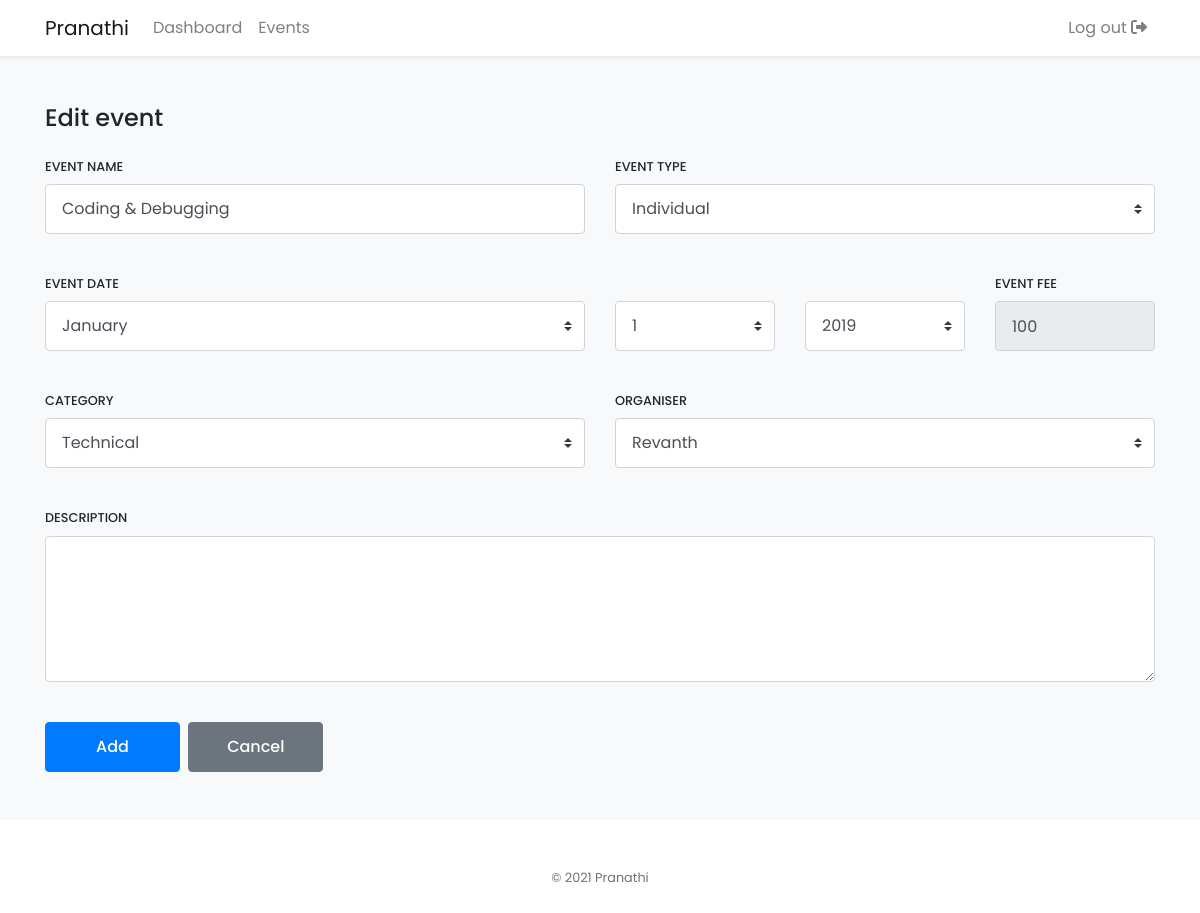
/edit_event.php?id=313813 (signed in), run on the app's committed database.
### tables this page shows
CREATE TABLE `events` (
  `event_id` int(11) NOT NULL,
  `event_name` varchar(255) NOT NULL,
  `event_type` varchar(255) NOT NULL,
  `category_id` int(11) NOT NULL,
  `event_date` date NOT NULL,
  `event_fee` int(11) NOT NULL,
  `event_desc` text NOT NULL,
  `organiser_id` int(11) NOT NULL
);

CREATE TABLE `categories` (
  `category_id` int(11) NOT NULL,
  `category_name` varchar(255) NOT NULL
);

CREATE TABLE `organisers` (
  `organiser_id` int(11) NOT NULL,
  `organiser_name` varchar(255) NOT NULL,
  `organiser_phone` varchar(10) NOT NULL
);

### edit_event.php (the view, shortened to what this page needs)
<?php
include_once 'includes/db_connect.php';
if (isset($_GET['id'])) {
    $event_id = $_GET['id'];
    $result = $db->query("SELECT * FROM events WHERE event_id = '$event_id'");
    if ($result) {
        if ($row = $result->fetch_assoc()) {
?>
<!DOCTYPE html>
<html lang="en">
<head>
    <?php include 'includes/_links.php'; ?>
</head>
<body>
    <?php include 'includes/_navbar.php'; ?>
    <main>
        <div class="bg-light py-5">
            <div class="container" style="position: relative;">
                <form action="<?php echo $_SERVER['PHP_SELF']; ?>" method="post" novalidate>
                    <div class="mb-4">
                        <h2 class="h4">Edit event</h1>
                    </div>
                    <div class="row mb-4">
                        <div class="col-md-6">
                            <div class="form-group">
                                <label for="event_name" class="form-label">Event name</label>
                                <input type="text" name="event_name" id="event_name" class="form-control"
                                    value="<?php echo $row['event_name']; ?>">
                            </div>
                        </div>
                        <div class="col-md-6">
                            <div class="form-group">
                                <label for="event_type" class="form-label">Event type</label>
                                <select name="event_type" id="event_type" class="form-control custom-select">
                                    <option value="Individual">Individual</option>
                                </select>
                            </div>
                        </div>
                    </div>
                    <div class="row mb-4">
                        <div class="col-md-6">
                            <div class="form-group">
                                <label for="event_month" class="form-label">Event date</label>
                                <select name="event_month" id="event_month" class="form-control custom-select">
                                    <option value="01">January</option>
                                </select>
                            </div>
                        </div>
                        <div class="col-md-2 col-6">
                            <div class="form-group">
                                <label for="event_date" class="form-label">&nbsp;</label>
                                <select name="event_date" id="event_date" class="form-control custom-select">
                                    <option value="01">1</option>
                                </select>
                            </div>
                        </div>
                        <div class="col-md-2 col-6">
                            <div class="form-group">
                                <label for="event_year" class="form-label">&nbsp;</label>
                                <select name="event_year" id="event_year" class="form-control custom-select">
                                    <option value="2019" <?php ?>>2019</option>
                                </select>
                            </div>
                        </div>
                        <div class="col-md-2">
                            <div class="form-group">
                                <label for="event_fee" class="form-label">Event fee</label>
                                <?php
                                $participants = $db->query("SELECT * FROM registrations WHERE event_id = '$event_id'");
                                ?>
                                <input type="number" name="event_fee" id="event_fee" class="form-control" min="1"
                                    value="<?php echo $row['event_fee']; ?>"
                                    <?php echo $participants->num_rows > 0 ? 'disabled' : ''; ?>>
                            </div>
                        </div>
                    </div>
                    <div class="row mb-4">
                        <div class="col-md-6">
                            <div class="form-group">
                                <label for="category_id" class="form-label">Category</label>
                                <select name="category_id" id="category_id" class="form-control custom-select">
                                    <?php
                                    $categories = $db->query("SELECT * FROM categories ORDER BY category_name");
                                    if ($categories) {
                                        while ($category_row = $categories->fetch_assoc()) { ?>
                                    <option value="<?php echo $category_row['category_id']; ?>"
                                        <?php echo $category_row['category_id'] == $row['category_id'] ? 'selected' : ''; ?>>
                                        <?php echo $category_row['category_name']; ?>
                                    </option>
                                    <?php }
                                    }
                                    ?>
                                </select>
                            </div>
                        </div>
                        <div class="col-md-6">
                            <div class="form-group">
                                <label for="organiser_id" class="form-label">Organiser</label>
                                <select name="organiser_id" id="organiser_id" class="form-control custom-select">
                                    <?php
                                    $organisers = $db->query("SELECT * FROM organisers ORDER BY organiser_name");
                                    if ($organisers) {
                                        while ($organiser_row = $organisers->fetch_assoc()) { ?>
                                    <option value="<?php echo $organiser_row['organiser_id']; ?>"
                                        <?php echo $organiser_row['organiser_id'] == $row['organiser_id'] ? 'selected' : ''; ?>>
                                        <?php echo $organiser_row['organiser_name']; ?>
                                    </option>
                                    <?php }
                                    }
                                    ?>
                                </select>
                            </div>
                        </div>
                    </div>
                    <div class="row mb-4">
                        <div class="col-12">
                            <div class="form-group">
                                <label for="event_desc" class="form-label">Description</label>
                                <textarea name="event_desc" id="event_desc" rows="5"
                                    class="form-control"><?php echo $row->event_desc; ?></textarea>
                            </div>
                        </div>
                    </div>
                    <button type="submit" class="btn btn-primary btn-sm-wide transition-3d-hover mr-1">Add</button>
                    <a href="events.php" class="btn btn-secondary btn-sm-wide transition-3d-hover">Cancel</a>
                </form>
            </div>
        </div>
    </main>
    <?php include 'includes/_scripts.php'; ?>
</body>
</html>
<?php
        } else {
            header('Location: events.php?err=' . urlencode('No such event found.'));
        }
    } else {
        header('Location: events.php?err=' . urlencode('Something went wrong.'));
    }
} else {
    header('Location: events.php');
}
?>

### css/style.css (style rules this page uses)
body { font-family: 'Poppins', sans-serif; min-height: 100vh; display: flex; flex-direction: column; }
main { flex: 1 0 auto; }
a { text-decoration: none !important; }
.form-control { height: calc(1.5em + 1.5rem + 2px); padding: 0.75rem 1rem; }
.custom-select { height: calc(1.5em + 1.5rem + 2px); padding: 0.75rem 2rem 0.75rem 1rem; }
.form-label { display: block; text-transform: uppercase; font-size: 80%; font-weight: 500; }
.btn { font-weight: 500; padding: 0.75rem 1rem; }
.btn-sm-wide { min-width: 8.4375rem; }
.transition-3d-hover { transition: all 0.2s ease-in-out; }

### data on the page
events: event_name "Coding & Debugging", event_fee "100", category_id "Technical", organiser_id "Revanth"
